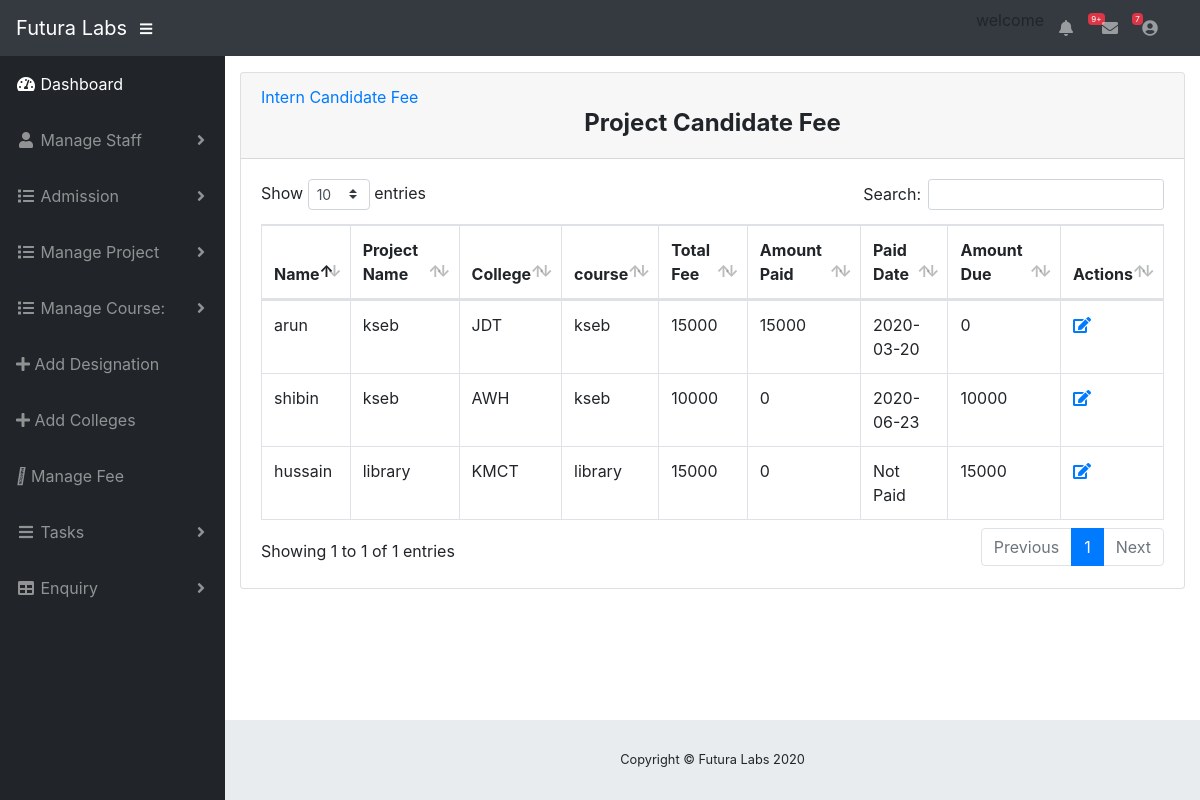
The page /project-fee.php (signed in) on the database its author committed.
### tables this page shows
CREATE TABLE `project_fee` (
  `fee_id` int(11) NOT NULL,
  `candidate_id` int(11) NOT NULL,
  `clg_id` int(11) NOT NULL,
  `project_id` int(11) NOT NULL,
  `total` int(30) NOT NULL,
  `paid` int(30) NOT NULL DEFAULT 0,
  `date` varchar(30) NOT NULL DEFAULT 'Not Paid',
  `due` varchar(50) DEFAULT ''
);

CREATE TABLE `project_candi` (
  `candidate_id` int(11) NOT NULL,
  `clg_id` int(11) NOT NULL,
  `project_id` int(11) NOT NULL,
  `name` varchar(20) NOT NULL,
  `address` varchar(30) NOT NULL,
  `phone` varchar(20) NOT NULL,
  `email` varchar(30) NOT NULL,
  `course_name` varchar(20) NOT NULL,
  `total_members` int(10) NOT NULL,
  `team_details` varchar(50) NOT NULL,
  `joining_date` varchar(30) NOT NULL
);

CREATE TABLE `project` (
  `project_id` int(11) NOT NULL,
  `project_name` varchar(20) NOT NULL,
  `domain` varchar(20) NOT NULL,
  `details` varchar(50) NOT NULL
);

CREATE TABLE `college` (
  `clg_id` int(11) NOT NULL,
  `clg_name` varchar(30) NOT NULL,
  `address` varchar(50) NOT NULL
);

### project-fee.php (the view)
<?php include 'admin_header.php';
?>
<div class="card mb-3">
          <div class="card-header">
           <a href="intern-fee.php"> Intern Candidate Fee</a>&nbsp;&nbsp;&nbsp;&nbsp;&nbsp;&nbsp;
         <center><h4><b>   Project Candidate Fee   </center></b></h4> </div>
          <div class="card-body">
            <div class="table-responsive">
              <table class="table table-bordered" id="dataTable" width="100%" cellspacing="0">
                <thead>
                    <tr>
                        <th>Name</th>
                        <th>Project Name</th>
                        <th>College</th>
                        <th>course</th>
                        <th>Total Fee</th>
                        <th>Amount Paid</th>
                        <th>Paid Date</th>
                        <th>Amount Due </th>
                        <th>Actions</th>
                    </tr>
                </thead>
                <?php
                 $result=mysqli_query($con,"SELECT * FROM `project_fee` JOIN project ON project_fee.project_id=project.project_id JOIN project_candi ON project_fee.candidate_id=project_candi.candidate_id JOIN college ON project_fee.clg_id=college.clg_id");
                while($rows=mysqli_fetch_array($result))
            {
                ?>
                <tbody>
                  <tr>
                    <td><?php echo $rows['name'];?></td>
                    <td><?php echo $rows['project_name'];?></td>
                    <td><?php echo $rows['clg_name'];?></td>
                    <td><?php echo $rows['project_name'];?></td>
                    <td><?php echo $rows['total'];?></td>
                    <td><?php echo $rows['paid'];?></td>
                    <td><?php echo $rows['date'];?></td>
                    <td><?php echo $rows['due'];?></td>
                    <td><a href="edit-project-fee.php?id=<?php echo $rows['fee_id'];?>"><i class="fa fa-edit"></i></a>
                       </td>
                  </tr>
                </tbody>
                <?php
            }
            ?>
              </table>
            </div>
          </div>
        </div>
      </div>
    </div>
  </div>
  <?php include 'footer.php'; ?>

### rows shown on the page
project_fee: candidate.name "arun", project.project_name "kseb", clg.clg_name "JDT", total "15000", paid "15000", date "2020-03-20", due "0"
project_fee: candidate.name "shibin", project.project_name "kseb", clg.clg_name "AWH", total "10000", paid "0", date "2020-06-23", due "10000"
project_fee: candidate.name "hussain", project.project_name "library", clg.clg_name "KMCT", total "15000", paid "0", date "Not Paid", due "15000"
